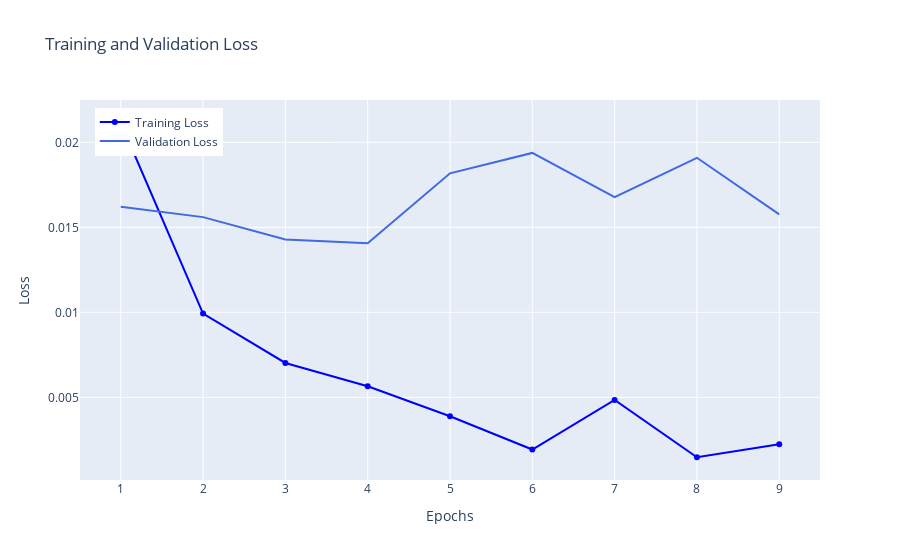

Source (notebook cell):
### Code cell
import plotly.graph_objects as go

acc = train_state['train_acc']
val_acc = train_state['val_acc']
loss = train_state['train_loss']
val_loss = train_state['val_loss']

epochs = list(range(1, len(acc) + 1))

# Create interactive line chart
fig = go.Figure()

for y, name, color, mode in [(loss, 'Training Loss', 'blue', 'lines+markers'),
                             (val_loss, 'Validation Loss', 'royalblue', 'lines')]:
    fig.add_trace(go.Scatter(x=epochs, y=y, mode=mode, name=name, line=dict(color=color)))

fig.update_layout(
    title='Training and Validation Loss',
    xaxis_title='Epochs',
    yaxis_title='Loss',
    legend=dict(x=0.02, y=0.98)
)

fig.show()

### Figure 1 — Plotly figure (JSON) as saved in the notebook; plotly's stock layout.template omitted (floating-point values rounded to 4 significant figures)
{"data": [{"line": {"color": "blue"}, "mode": "lines+markers", "name": "Training Loss", "type": "scatter", "x": [1, 2, 3, 4, 5, 6, 7, 8, 9], "y": [0.02115, 0.009928, 0.007022, 0.005653, 0.003887, 0.00193, 0.00485, 0.001476, 0.002247]}, {"line": {"color": "royalblue"}, "mode": "lines", "name": "Validation Loss", "type": "scatter", "x": [1, 2, 3, 4, 5, 6, 7, 8, 9], "y": [0.0162, 0.0156, 0.01428, 0.01406, 0.01818, 0.01938, 0.01677, 0.01909, 0.01576]}], "layout": {"legend": {"x": 0.02, "y": 0.98}, "title": {"text": "Training and Validation Loss"}, "xaxis": {"title": {"text": "Epochs"}}, "yaxis": {"title": {"text": "Loss"}}}}
